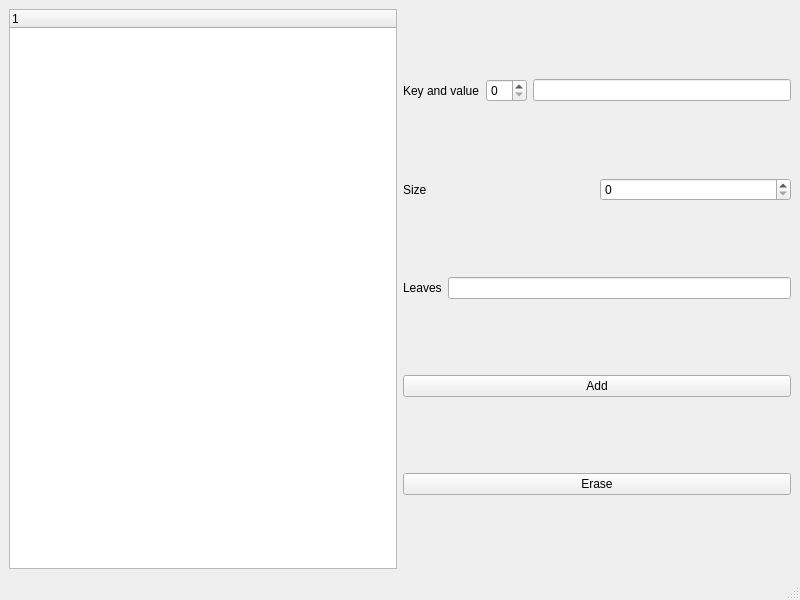
<?xml version="1.0" encoding="UTF-8"?>
<ui version="4.0">
 <class>MainWindow</class>
 <widget class="QMainWindow" name="MainWindow">
  <property name="geometry">
   <rect>
    <x>0</x>
    <y>0</y>
    <width>800</width>
    <height>600</height>
   </rect>
  </property>
  <property name="windowTitle">
   <string>MainWindow</string>
  </property>
  <widget class="QWidget" name="centralwidget">
   <layout class="QHBoxLayout" name="horizontalLayout_5">
    <item>
     <widget class="QTreeWidget" name="tree">
      <column>
       <property name="text">
        <string notr="true">1</string>
       </property>
      </column>
     </widget>
    </item>
    <item>
     <layout class="QVBoxLayout" name="verticalLayout">
      <item>
       <layout class="QHBoxLayout" name="horizontalLayout">
        <item>
         <widget class="QLabel" name="label">
          <property name="text">
           <string>Key and value</string>
          </property>
         </widget>
        </item>
        <item>
         <widget class="QSpinBox" name="key"/>
        </item>
        <item>
         <widget class="QLineEdit" name="inputValue">
          <property name="text">
           <string/>
          </property>
         </widget>
        </item>
       </layout>
      </item>
      <item>
       <layout class="QHBoxLayout" name="horizontalLayout_3">
        <item>
         <widget class="QLabel" name="label_3">
          <property name="text">
           <string>Size</string>
          </property>
         </widget>
        </item>
        <item>
         <widget class="QSpinBox" name="size"/>
        </item>
       </layout>
      </item>
      <item>
       <layout class="QHBoxLayout" name="horizontalLayout_4">
        <item>
         <widget class="QLabel" name="label_4">
          <property name="text">
           <string>Leaves</string>
          </property>
         </widget>
        </item>
        <item>
         <widget class="QLineEdit" name="leaves">
          <property name="text">
           <string/>
          </property>
          <property name="readOnly">
           <bool>true</bool>
          </property>
         </widget>
        </item>
       </layout>
      </item>
      <item>
       <widget class="QPushButton" name="add">
        <property name="text">
         <string>Add</string>
        </property>
       </widget>
      </item>
      <item>
       <widget class="QPushButton" name="erase">
        <property name="text">
         <string>Erase</string>
        </property>
       </widget>
      </item>
     </layout>
    </item>
   </layout>
  </widget>
  <widget class="QMenuBar" name="menubar">
   <property name="geometry">
    <rect>
     <x>0</x>
     <y>0</y>
     <width>800</width>
     <height>22</height>
    </rect>
   </property>
  </widget>
  <widget class="QStatusBar" name="statusbar"/>
 </widget>
 <resources/>
 <connections/>
</ui>
